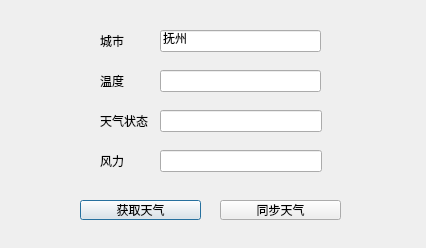
<?xml version="1.0" encoding="UTF-8"?>
<ui version="4.0">
 <class>Weather</class>
 <widget class="QDialog" name="Weather">
  <property name="geometry">
   <rect>
    <x>0</x>
    <y>0</y>
    <width>426</width>
    <height>248</height>
   </rect>
  </property>
  <property name="windowTitle">
   <string>Dialog</string>
  </property>
  <property name="styleSheet">
   <string notr="true">background-image: url(:/Resources/weather.jpeg);</string>
  </property>
  <widget class="QLabel" name="City">
   <property name="geometry">
    <rect>
     <x>100</x>
     <y>30</y>
     <width>48</width>
     <height>22</height>
    </rect>
   </property>
   <property name="text">
    <string>城市</string>
   </property>
  </widget>
  <widget class="QLineEdit" name="CityEdit">
   <property name="geometry">
    <rect>
     <x>160</x>
     <y>30</y>
     <width>161</width>
     <height>22</height>
    </rect>
   </property>
   <property name="text">
    <string>抚州</string>
   </property>
  </widget>
  <widget class="QLabel" name="Temperature">
   <property name="geometry">
    <rect>
     <x>100</x>
     <y>70</y>
     <width>48</width>
     <height>22</height>
    </rect>
   </property>
   <property name="text">
    <string>温度</string>
   </property>
  </widget>
  <widget class="QLabel" name="WindPower">
   <property name="geometry">
    <rect>
     <x>100</x>
     <y>150</y>
     <width>48</width>
     <height>22</height>
    </rect>
   </property>
   <property name="text">
    <string>风力</string>
   </property>
  </widget>
  <widget class="QLineEdit" name="TempEdit">
   <property name="geometry">
    <rect>
     <x>160</x>
     <y>70</y>
     <width>161</width>
     <height>22</height>
    </rect>
   </property>
  </widget>
  <widget class="QLabel" name="WeatherStatus">
   <property name="geometry">
    <rect>
     <x>100</x>
     <y>110</y>
     <width>48</width>
     <height>22</height>
    </rect>
   </property>
   <property name="text">
    <string>天气状态</string>
   </property>
  </widget>
  <widget class="QLineEdit" name="WeatherEdit">
   <property name="geometry">
    <rect>
     <x>160</x>
     <y>110</y>
     <width>162</width>
     <height>22</height>
    </rect>
   </property>
   <property name="toolTip">
    <string>&lt;html&gt;&lt;head/&gt;&lt;body&gt;&lt;p&gt;哈哈哈&lt;/p&gt;&lt;/body&gt;&lt;/html&gt;</string>
   </property>
   <property name="dragEnabled">
    <bool>false</bool>
   </property>
  </widget>
  <widget class="QLineEdit" name="WindEdit">
   <property name="geometry">
    <rect>
     <x>160</x>
     <y>150</y>
     <width>162</width>
     <height>22</height>
    </rect>
   </property>
  </widget>
  <widget class="QPushButton" name="GetWeather">
   <property name="geometry">
    <rect>
     <x>80</x>
     <y>200</y>
     <width>121</width>
     <height>20</height>
    </rect>
   </property>
   <property name="text">
    <string>获取天气</string>
   </property>
  </widget>
  <widget class="QPushButton" name="SyncWeather">
   <property name="geometry">
    <rect>
     <x>220</x>
     <y>200</y>
     <width>121</width>
     <height>20</height>
    </rect>
   </property>
   <property name="text">
    <string>同步天气</string>
   </property>
  </widget>
 </widget>
 <resources/>
 <connections/>
</ui>
